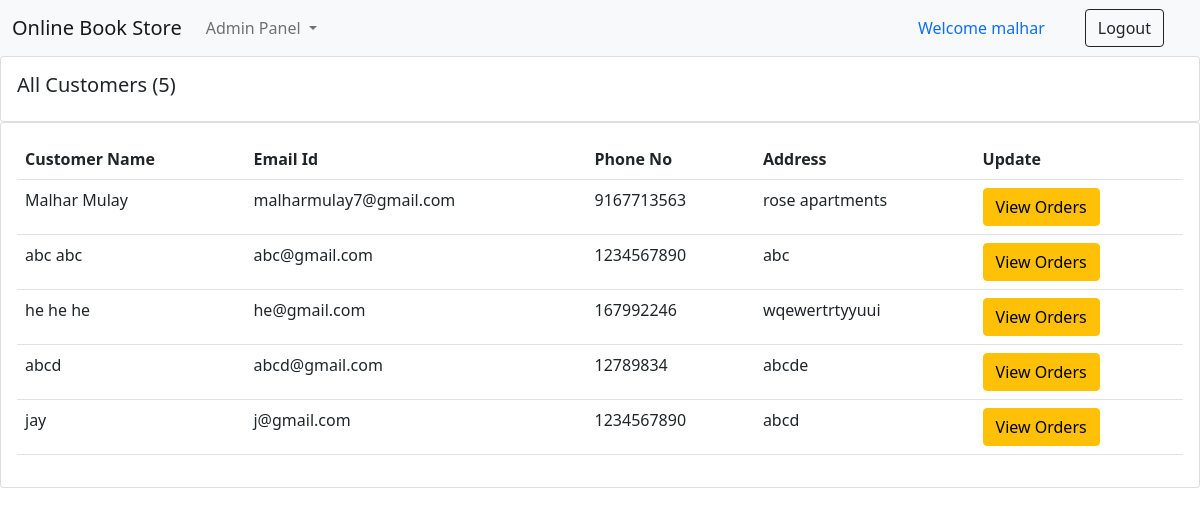
Screenshot of /customers_list/ (signed in) with the database file from the repository.
### books/models.py (models this page shows, shortened)
class Order(models.Model):
    user = models.ForeignKey(User, on_delete=models.CASCADE, default=1)
    items_json = models.CharField(max_length=5000, blank=True)
    price = models.IntegerField(default=0)
    name = models.CharField(max_length=100, blank=True)
    email = models.CharField(max_length=100, blank=True)
    address = models.CharField(max_length=100, default="")
    phone = models.CharField(max_length=100, blank=True)
    date = models.DateTimeField(auto_now_add=True)

### books/views.py (the view)
# urls.py: path("customers_list/", views.customers_list, name="customers_list"),
def customers_list(request):
    customers = Order.objects.all()
    customer_count = customers.count()
    return render(request, "customers_list.html", {'customers':customers, 'customer_count':customer_count})

### books/templates/customers_list.html (shortened to what this page needs)
{% extends 'admin_navbar.html' %}
{% block body %}
      <div class="row">
        <div class="col-md">
          <div class="card card-body">
            <h5>All Customers ({{customer_count}})</h5>
          </div>
          <div class="card card-body">
            <table class="table">
              <tr>
                <th>Customer Name</th>
                <th>Email Id</th>
                <th>Phone No</th>
                <th>Address</th>
                <th>Update</th>
              </tr>
              {% for customer in customers %}
                <tr>
                  <td>{{customer.name}}</td>
                  <td>{{customer.email}}</td>
                  <td>{{customer.phone}}</td>
                  <td>{{customer.address}}</td>
                  <td><a href="/customers_list/orders_{{customer.id}}/" class="btn btn-warning">View Orders</a></td>
                </tr>
              {% endfor %}
            </table>
          </div>
        </div>
      </div>
      {% endblock %}

### books/templates/admin_navbar.html (shortened to what this page needs)
<!doctype html>
<html lang="en">
  <head>
    <link href="https://cdn.jsdelivr.net/npm/bootstrap@5.0.2/dist/css/bootstrap.min.css" rel="stylesheet">
  </head>
  <body>
    <nav class="navbar navbar-expand-lg navbar-light bg-light">
        <div class="container-fluid">
          <a class="navbar-brand" href="/">Online Book Store</a>
          <div class="collapse navbar-collapse" id="navbarSupportedContent">
            <ul class="navbar-nav me-auto mb-2 mb-lg-0">
              <li class="nav-item dropdown">
                <a class="nav-link dropdown-toggle" href="#" id="navbarDropdown" role="button" data-bs-toggle="dropdown" aria-expanded="false">
                  Admin Panel
                </a>
              </li>
            </ul>
            {% if user.is_authenticated %}
              <a class="nav-link" href="#">Welcome {{request.user}}</a>
              <a href="/logout/" class="btn btn-outline-dark mx-4" type="submit">Logout</a>
            {% endif %}
          </div>
        </div>
      </nav>
      {% block body %}
      {% endblock %}
    </body>
    </html>

### rows the page displays
Order: name "Malhar Mulay", email "malharmulay7@gmail.com", phone "9167713563", address "rose apartments"
Order: name "abc abc", email "abc@gmail.com", phone "1234567890", address "abc"
Order: name "he he he", email "he@gmail.com", phone "167992246", address "wqewertrtyyuui"
Order: name "abcd", email "abcd@gmail.com", phone "12789834", address "abcde"
Order: name "jay", email "j@gmail.com", phone "1234567890", address "abcd"

### other values shown
{{ request.user }} "malhar"
{{ customer_count }} "5"
